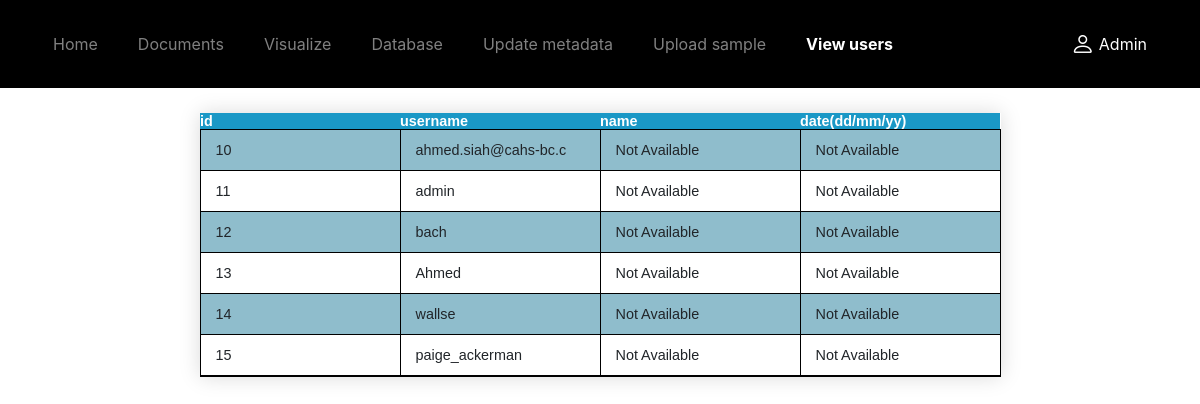
/view_users (signed in), run on an earlier commit of the app's database.
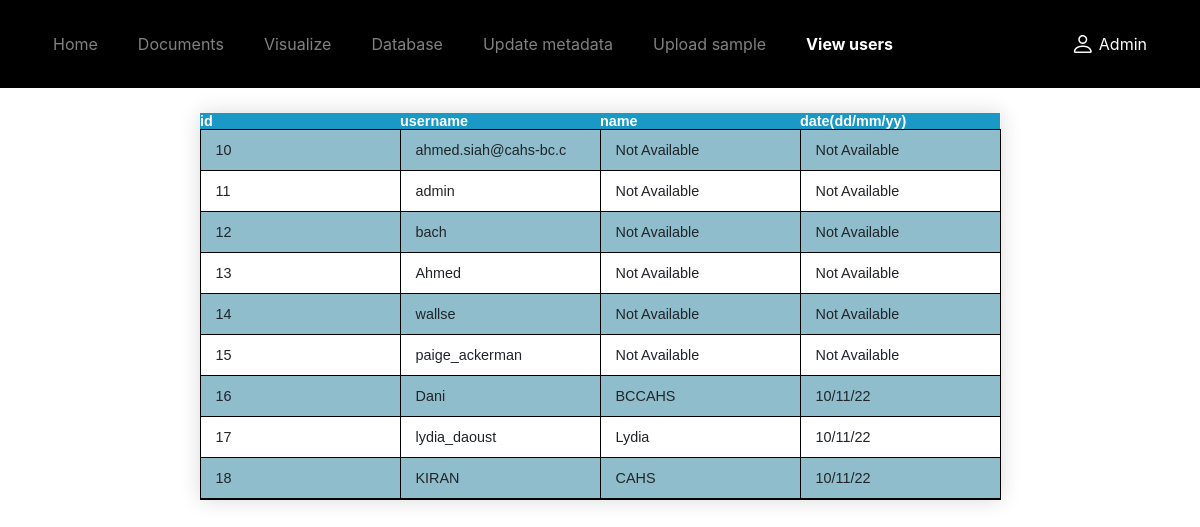
And on a later commit of the database.
### app/views.py (models this page shows)
class User(db.Model, UserMixin):
    id = db.Column(db.Integer, primary_key=True)
    name = db.Column(db.String(20), unique=True, nullable=False)
    username = db.Column(db.String(20), unique=True, nullable=False)
    password = db.Column(db.String(80), nullable=False)
    role = db.Column(db.String(20), nullable=True)
    date = db.Column(db.String(20), nullable=True)

### app/views.py (the view)
@app.route("/view_users", methods=["GET", "POST"])
@login_required
@is_admin
def view_users():
    return render_template("public/view_users.html", users=User.query.all())

### app/views.py (called while the page is built)
def is_admin(func):
    @wraps(func)
    def admin_decorator(*args, **kwargs):
        if not current_user or current_user.role != "admin":
            abort(403)
        return func(*args, **kwargs)
    return admin_decorator

@login_manager.user_loader
def load_user(user_id):
    try:
        return User.query.get(int(user_id))
    except BaseException:
        return None

### app/templates/public/view_users.html (shortened to what this page needs)
{% extends "public/templates/public_template.html" %}
{% block main %}
    <body>
        <table>
            <tr>
                <th>id</th>
                <th>username</th>
                <th>name</th>
                <th>date(dd/mm/yy)</th>
            </tr>
                {%for user in users%}
                <tr>
                    <td>{{user.id}}</td>
                    <td>{{user.username}}</td>
			        <td>{{user.name}}</td>
			        <td>{{user.date}}</td>
                </tr>
                {%endfor%}
        </table>
    </body>
{% endblock %}

### app/templates/public/templates/public_template.html (shortened to what this page needs)
<!DOCTYPE html>
<html lang="en">
	<head>
		<link
			href="//netdna.bootstrapcdn.com/font-awesome/3.2.1/css/font-awesome.css"
			rel="stylesheet"
		/>
		<link
			rel="stylesheet"
			href="https://cdn.jsdelivr.net/npm/bootstrap@4.6.1/dist/css/bootstrap.min.css"
		/>
		<link
			rel="stylesheet"
			href="https://cdn.jsdelivr.net/npm/bootstrap-icons@1.8.1/font/bootstrap-icons.css"
		/>
		<link
			rel="stylesheet"
			href="{{ url_for('static', filename='css/style.css') }}"
		/>
	</head>
	<body>
		<nav
			class="navbar navbar-expand-lg navbar-dark bg-black mb-lg-10 mb-4 p-lg-4 py-3 d-flex"
		>
			<div class="container">
				<div
					class="justify-content-between collapse navbar-collapse"
					id="navbarNav"
				>
					<ul class="navbar-nav" id="menu">
						<div class="nav-bg">
							<li class="nav-item mr-lg-4">
								<a class="nav-link text-gray" href="/about">Home</a>
							</li>
						</div>
						<div class="nav-bg">
							<li class="nav-item mr-lg-4">
								<a class="nav-link text-gray" href="/documents">Documents</a>
							</li>
						</div>
						<div class="nav-bg">
							<li class="nav-item mr-lg-4">
								<a class="nav-link text-gray" href="/visualization"
									>Visualize</a
								>
							</li>
						</div>
						<div class="nav-bg">
							<li class="nav-item mr-lg-4">
								<a class="nav-link text-gray" href="/display_data">Database</a>
							</li>
						</div>
						{% if current_user.role == 'admin' %}
						<div class="nav-bg">
							<li class="nav-item mr-lg-4">
								<a class="nav-link text-gray" href="/metadata"
									>Update metadata</a
								>
							</li>
						</div>
						<div class="nav-bg">
							<li class="nav-item mr-lg-4">
								<a class="nav-link text-gray" href="/upload-file"
									>Upload sample</a
								>
							</li>
						</div>
						<div class="nav-bg">
							<li class="nav-item mr-lg-4">
								<a class="nav-link text-gray" href="/view_users">View users</a>
							</li>
						</div>
						{% endif %}
					</ul>
					<ul class="navbar-nav" id="dropdownBtn">
						<li class="nav-item dropdown">
							<a class="nav-link d-flex align-items-center username">
								<i class="bi bi-person pr-1"></i>
								<div>
									{% if current_user.is_authenticated %} {{
									current_user.username.title() }}{% endif %}
								</div>
							</a>
						</li>
					</ul>
				</div>
			</div>
		</nav>
		<main>{% block main %}{% endblock %}</main>
	</body>
</html>

### app/static/css/style.css (style rules this page uses)
.bg-black { background-color: black; }
.text-gray { color: #aeaeae; }
.username { user-select: none; -webkit-user-select: none; color: white !important; }
.username i { font-size: 24px; }
* { margin: 0; padding: 0; box-sizing: border-box; }

### app/templates/public/view_users.html (style rules this page uses)
table { border-collapse: collapse; margin: 25px 0; margin-left: auto; margin-right: auto; font-size: 0.9em; font-family: sans-serif; min-width: 400px; box-shadow: 0 0 20px rgba(0, 0, 0, 0.15); }
th { background-color: #1a98c6; color: #ffffff; text-align: left; column-width: 200px; }
td { border: 1px solid black; border-collapse: collapse; padding: 12px 15px; }
tbody tr { border-bottom: 1px solid #dddddd; }
tbody tr:nth-of-type(even) { background-color: #8fbdcc; }
tbody tr:last-of-type { border-bottom: 2px solid #000000; }

What changed in the data, as far as the page shows it:
added User: id "16", username "Dani", name "BCCAHS", date "10/11/22"
added User: id "17", username "lydia_daoust", name "Lydia", date "10/11/22"
added User: id "18", username "KIRAN", name "CAHS", date "10/11/22"
